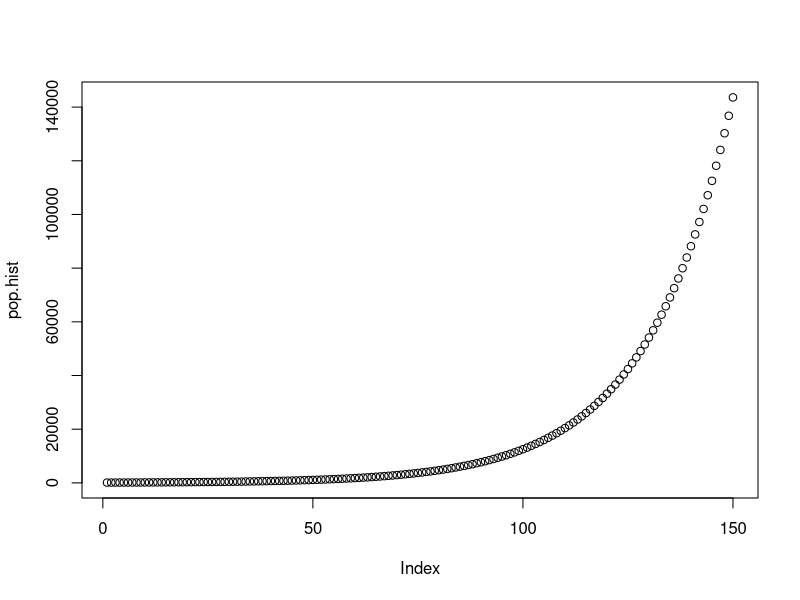

R code for this plot:
pop<-100
pop.hist<-c()
r<-0.05
for (i in 1:150) {
  pop.hist[i]<-pop
  delta.pop<-r*pop
  pop<-pop+delta.pop
}
plot(pop.hist)

